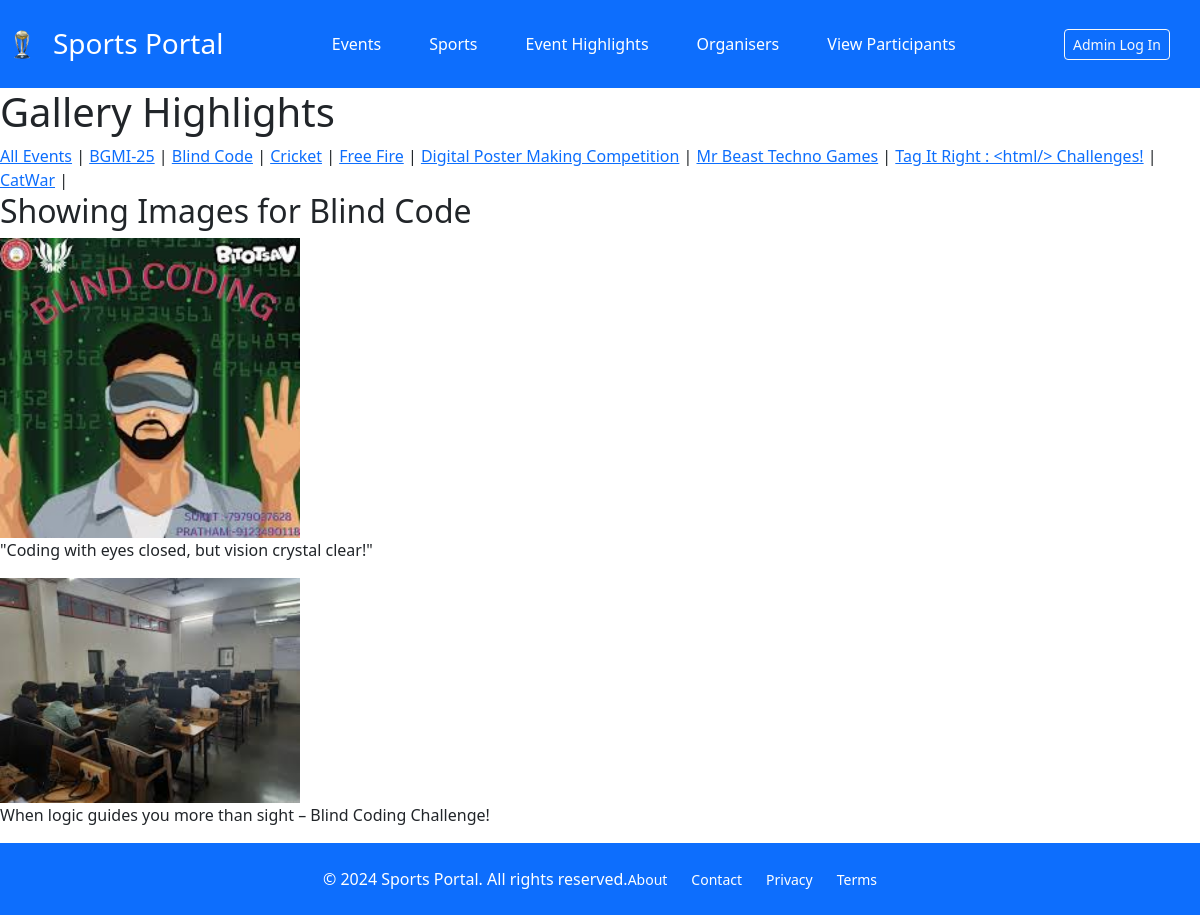
Page /events/gallery/2/ on the committed database.
### events/models.py (models this page shows, shortened)
class SubEvent(models.Model):
    main_event = models.ForeignKey(MainEvent, on_delete=models.CASCADE, related_name='sub_events')  # Linked to MainEvent
    dept = models.CharField(max_length=50, default="")
    name = models.CharField(max_length=100)  # Sub-event name (e.g., Cricket, Coding Competition)
    description = models.TextField(blank=True, null=True)  # Optional description of the sub-event
    date = models.DateField()  # Date of the sub-event
    time = models.TimeField()  # Time of the sub-event
    venue = models.CharField(max_length=200)  # Venue location
    fees = models.DecimalField(max_digits=10, decimal_places=2, default=0.00)

class Gallery(models.Model):
    sub_event = models.ForeignKey(SubEvent, on_delete=models.CASCADE, related_name='gallery')  # Linked to SubEvent
    image = models.ImageField(upload_to='event_photos/')  # Path to upload images
    caption = models.CharField(max_length=500, blank=True, null=True)  # Optional caption for the image

### events/views.py (the view)
# urls.py: path('gallery/', GalleryDetailView, name="gallery"),
def GalleryDetailView(request, sub_event_id=None):
    if sub_event_id:
        sub_event = get_object_or_404(SubEvent, id=sub_event_id)
        images = Gallery.objects.filter(sub_event=sub_event)  # Filter images for this event
    else:
        sub_event = None
        images = Gallery.objects.all()  # Show all images if no event is selected
    sub_events = SubEvent.objects.all()  # Get all sub-events for navigation
    return render(request, 'gallery.html', {
        'sub_event': sub_event,
        'images': images,
        'sub_events': sub_events
    })

### templates/gallery.html (shortened to what this page needs)
{% extends "base.html" %}
{% load static %}
{% block body %}
    <h1>Gallery Highlights</h1>
    <nav>
        <a href="{% url 'gallery' %}">All Events</a> |
        {% for event in sub_events %}
            <a href="{% url 'gallery_by_event' event.id %}">{{ event.name }}</a> |
        {% endfor %}
    </nav>
    <h2>{% if sub_event %} Showing Images for {{ sub_event.name }} {% else %} Showing All Images {% endif %}</h2>
    <div class="gallery">
        {% for image in images %}
            <div class="gallery-item">
                <img src="{{ image.image.url }}" alt="Gallery Image" width="300">
                {% if image.caption %}
                    <p>{{ image.caption }}</p>
                {% endif %}
            </div>
        {% empty %}
            <p>No images available.</p>
        {% endfor %}
    </div>
{% endblock body %}

### static/css/base.css (style rules this page uses)
:root { --primary-color: #3F52A1; --secondary-color: #7191E6; }
body { margin: 0; padding: 0; font-family: 'Montserrat', sans-serif; color: #000; display: flex; flex-direction: column; min-height: 100vh; }

### rows in the picture
SubEvent: name "BGMI-25"
SubEvent: name "Blind Code"
SubEvent: name "Cricket"
SubEvent: name "Free Fire"
SubEvent: name "Digital Poster Making Competition"
SubEvent: name "Mr Beast Techno Games"
SubEvent: name "Tag It Right : <html/> Challenges!"
SubEvent: name "CatWar"
Gallery: image (picture), caption "\"Coding with eyes closed, but vision crystal clear!\""
Gallery: image (picture), caption "When logic guides you more than sight – Blind Coding Challenge!"
